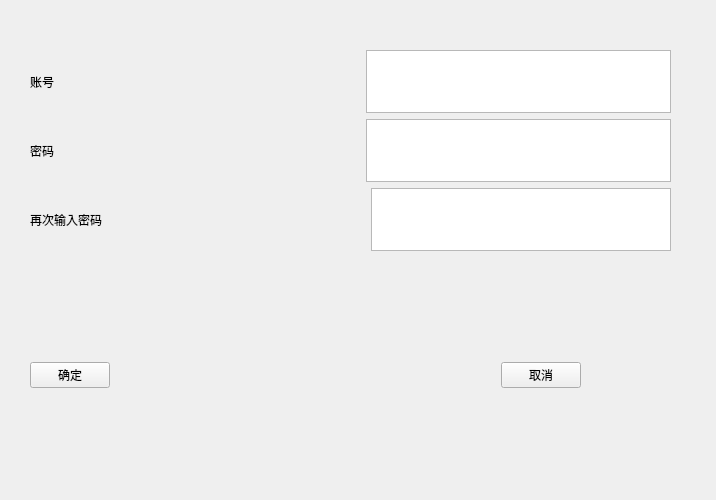
<?xml version="1.0" encoding="UTF-8"?>
<ui version="4.0">
 <class>deleteAccount</class>
 <widget class="QWidget" name="deleteAccount">
  <property name="geometry">
   <rect>
    <x>0</x>
    <y>0</y>
    <width>716</width>
    <height>500</height>
   </rect>
  </property>
  <property name="windowTitle">
   <string>销户</string>
  </property>
  <widget class="QWidget" name="widget_3" native="true">
   <property name="geometry">
    <rect>
     <x>30</x>
     <y>50</y>
     <width>641</width>
     <height>201</height>
    </rect>
   </property>
   <layout class="QVBoxLayout" name="verticalLayout">
    <item>
     <widget class="QWidget" name="widget" native="true">
      <layout class="QHBoxLayout" name="horizontalLayout">
       <property name="leftMargin">
        <number>0</number>
       </property>
       <property name="topMargin">
        <number>0</number>
       </property>
       <property name="rightMargin">
        <number>0</number>
       </property>
       <property name="bottomMargin">
        <number>0</number>
       </property>
       <item>
        <widget class="QLabel" name="label">
         <property name="text">
          <string>账号</string>
         </property>
        </widget>
       </item>
       <item>
        <spacer name="horizontalSpacer">
         <property name="orientation">
          <enum>Qt::Horizontal</enum>
         </property>
         <property name="sizeHint" stdset="0">
          <size>
           <width>87</width>
           <height>20</height>
          </size>
         </property>
        </spacer>
       </item>
       <item>
        <widget class="QTextEdit" name="text_cardnumber">
         <property name="minimumSize">
          <size>
           <width>300</width>
           <height>50</height>
          </size>
         </property>
        </widget>
       </item>
      </layout>
     </widget>
    </item>
    <item>
     <widget class="QWidget" name="widget_2" native="true">
      <layout class="QHBoxLayout" name="horizontalLayout_2">
       <property name="leftMargin">
        <number>0</number>
       </property>
       <property name="topMargin">
        <number>0</number>
       </property>
       <property name="rightMargin">
        <number>0</number>
       </property>
       <property name="bottomMargin">
        <number>0</number>
       </property>
       <item>
        <widget class="QLabel" name="label_2">
         <property name="text">
          <string>密码</string>
         </property>
        </widget>
       </item>
       <item>
        <spacer name="horizontalSpacer_2">
         <property name="orientation">
          <enum>Qt::Horizontal</enum>
         </property>
         <property name="sizeHint" stdset="0">
          <size>
           <width>87</width>
           <height>20</height>
          </size>
         </property>
        </spacer>
       </item>
       <item>
        <widget class="QTextEdit" name="text_Passwd">
         <property name="minimumSize">
          <size>
           <width>300</width>
           <height>50</height>
          </size>
         </property>
        </widget>
       </item>
      </layout>
     </widget>
    </item>
    <item>
     <widget class="QWidget" name="widget_5" native="true">
      <layout class="QHBoxLayout" name="horizontalLayout_4">
       <property name="leftMargin">
        <number>0</number>
       </property>
       <property name="topMargin">
        <number>0</number>
       </property>
       <property name="rightMargin">
        <number>0</number>
       </property>
       <property name="bottomMargin">
        <number>0</number>
       </property>
       <item>
        <widget class="QLabel" name="label_3">
         <property name="text">
          <string>再次输入密码</string>
         </property>
        </widget>
       </item>
       <item>
        <spacer name="horizontalSpacer_4">
         <property name="orientation">
          <enum>Qt::Horizontal</enum>
         </property>
         <property name="sizeHint" stdset="0">
          <size>
           <width>87</width>
           <height>20</height>
          </size>
         </property>
        </spacer>
       </item>
       <item>
        <widget class="QTextEdit" name="text_Passwd_2">
         <property name="minimumSize">
          <size>
           <width>300</width>
           <height>50</height>
          </size>
         </property>
        </widget>
       </item>
      </layout>
     </widget>
    </item>
   </layout>
  </widget>
  <widget class="QWidget" name="widget_4" native="true">
   <property name="geometry">
    <rect>
     <x>30</x>
     <y>300</y>
     <width>551</width>
     <height>151</height>
    </rect>
   </property>
   <layout class="QHBoxLayout" name="horizontalLayout_3">
    <item>
     <widget class="QPushButton" name="pushButton">
      <property name="text">
       <string>确定</string>
      </property>
     </widget>
    </item>
    <item>
     <spacer name="horizontalSpacer_3">
      <property name="orientation">
       <enum>Qt::Horizontal</enum>
      </property>
      <property name="sizeHint" stdset="0">
       <size>
        <width>40</width>
        <height>20</height>
       </size>
      </property>
     </spacer>
    </item>
    <item>
     <widget class="QPushButton" name="close_delete_windows">
      <property name="text">
       <string>取消</string>
      </property>
     </widget>
    </item>
   </layout>
  </widget>
 </widget>
 <resources/>
 <connections/>
</ui>
